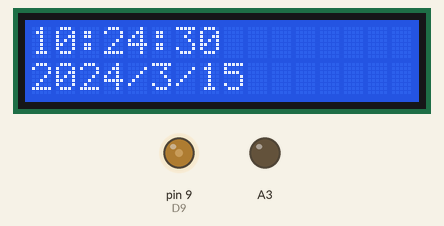
Bench run of a sketch on a simulated Arduino Uno, built with avr-gcc and run on an emulated ATmega328P. On the bench: 16×2 character LCD, output pins drawn as LEDs (lit = HIGH). The local clock reads 2024-03-15 10:24:30 at power-on unless the sketch sets it; what the sketch prints to the serial monitor is not drawn.

Above: at 0.1 s.
At 4.2 s:
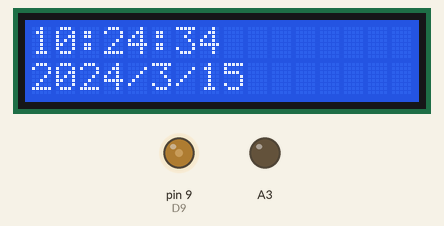
At 9.2 s:
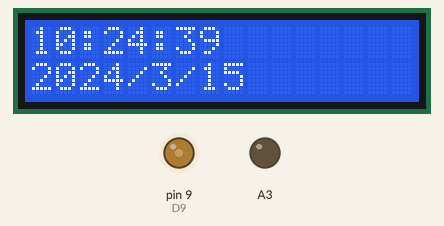
At 19.3 s:
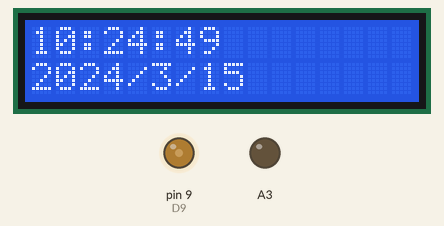
At 28.4 s:
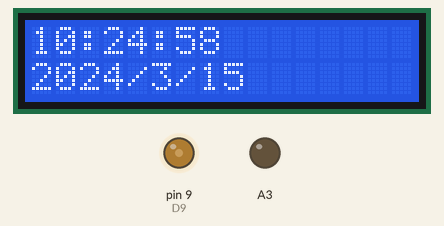
At 38.5 s:
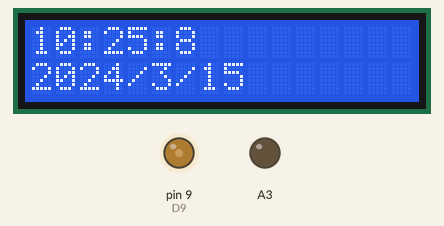

Measured:
- what the display in image 1 shows lasts 1.0 s, from 4.1 s to 5.1 s

The sketch:

TinyRTC_LCD_Test.ino
```cpp
#include <Wire.h>
#include <RTClib.h>
#include <LiquidCrystal.h>

/*
 * Connections:
 *
 * TinyRTC | Arduino
 * ------------------
 *    Vcc  | Vcc (5V)
 *    GND  | GND
 *    SDA  | A4 (Analog 4)
 *    SCL  | A5 (Analog 5)
 *
 *    LCD  | Arduino
 * ------------------
 *   VSS   | GND
 *   VDD   | Vcc (5V)
 *   V0    | D9 (PWM)
 *   RS    | D12
 *   RW    | GND
 *   E     | D11
 *   D0    | Unconnected
 *   D1    | Unconnected
 *   D2    | Unconnected
 *   D3    | Unconnected
 *   D4    | D5
 *   D5    | D4
 *   D6    | D3
 *   D7    | D2
 *   A     | Vcc (5V)
 *   K     | GND
 */

RTC_DS1307 rtc;
LiquidCrystal lcd(12, 11, 5, 4, 3, 2);

String hour, minute, second, date, month, year;
String timeString, dateString;

int D9 = 9;

void setup() {
  timeString = String();
  dateString = String();
  Serial.begin(9600); // Set baud rate for Serial Monitor to be able to listen to this
  Serial.println("Testing TinyRTC (based on DS1307) and a 16x2 LCD");
  Wire.begin();

  rtc.begin(); // Invoke the RTC library
//  rtc.adjust(DateTime(F(__DATE__), F(__TIME__))); // Set RTC date and time to the date and time this sketch was compiled. Required only for the first time.
  //[Note: Without setting an initial date and time, the RTC counter does not increment/work at all]

  lcd.begin(16, 2);
  pinMode(A3, OUTPUT);
  pinMode(D9, OUTPUT); // Set D9 to output for PWM
  analogWrite(D9, 80); // Contrast level (0-255 - PWM)
}

void loop() {
  DateTime now = rtc.now(); // Read from the RTC chip

  hour = String(now.hour());
  minute = String(now.minute());
  second = String(now.second());
  date = String(now.day());
  month = String(now.month());
  year = String(now.year());

  timeString = String(hour + ":" + minute + ":" + second);
  dateString = String(year + "/" + month + "/" + date);

  Serial.println(timeString + ' ' + dateString);

  lcd.home();
  lcd.print(timeString);
  lcd.setCursor(0, 1);
  lcd.print(dateString);

  delay(1000);
  lcd.clear();
}
```
